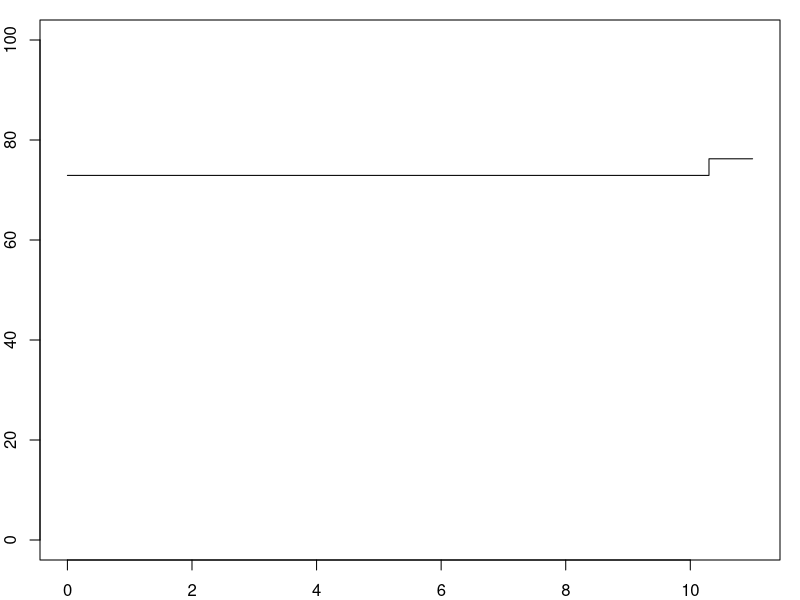

Source code (R):
reproducibility_data = read.csv("./reproducibility.dat")
png("ReproducibilityPlotForPaper.png", height=2.5, width=5, units="in", res=300)
par(mar=c(2,2,1,1))
plot(reproducibility_data$Time, reproducibility_data$Percentage, 's', ylim=c(0,100), xlab="", ylab="")
